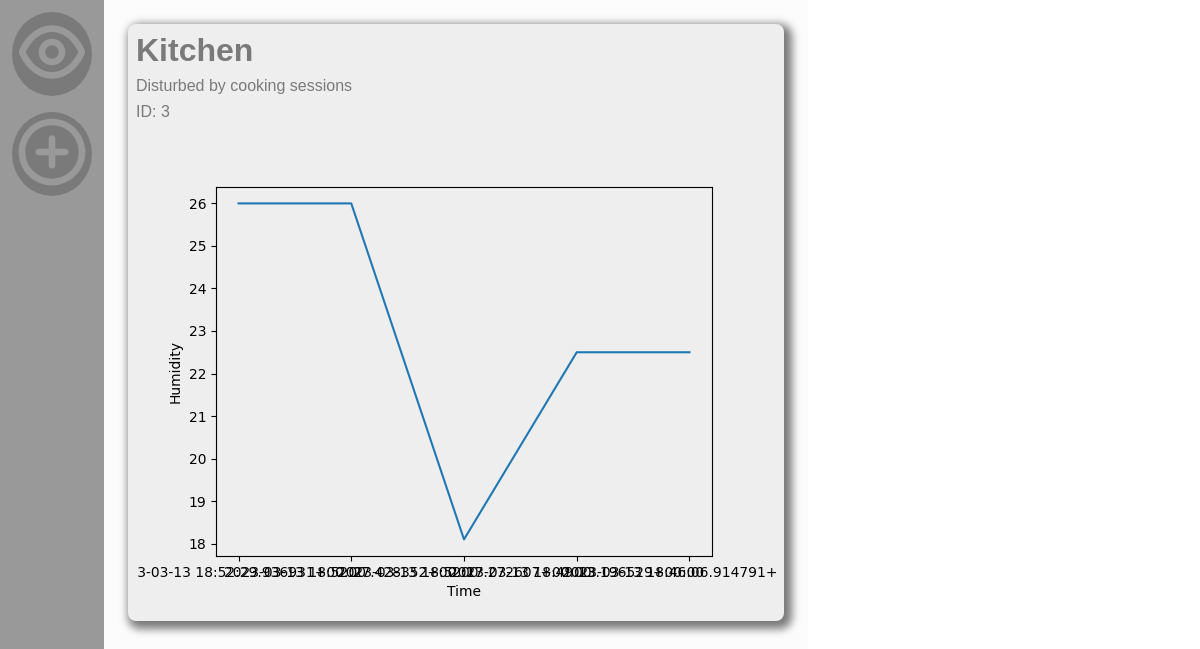
Screenshot of /sensors/3/ with the database file from the repository.
### models/models.py (models this page shows)
class Sensor(models.Model):
    data_type = models.CharField(max_length=100)
    location = models.CharField(max_length=100)
    description = models.TextField()

### sensors/views.py (the view)
# urls.py: path("<int:pk>/", views.view_sensor_detail, name="sensor_detail"),
def view_sensor_detail(request, pk):
    context = {'sensor' : get_sensor_details(pk)}
    return render(request, 'sensors/sensor_detail.html', context)

### sensors/views.py (called while the page is built)
def get_sensor_details(sensor_id):
    sensor = Sensor.objects.get(pk=sensor_id)
    sensor.sensor_data = sensor.sensordata_set.order_by('-timestamp')[:10]
    get_plot_data(sensor)
    return sensor

def get_plot_data(sensor):
    timestamps = [str(d.timestamp) for d in sensor.sensor_data]
    values = [d.data for d in sensor.sensor_data]
    fig, ax = plt.subplots()
    ax.plot(timestamps, values)
    ax.set_xlabel('Time')
    ax.set_ylabel(sensor.data_type)
    ax.set_facecolor('#eee')
    fig.set_facecolor('#eee')
    buf = io.BytesIO()
    fig.savefig(buf, format='png')
    buf.seek(0)
    image_png = buf.getvalue()
    graph = base64.b64encode(image_png)
    sensor.image = graph.decode('utf-8')
    buf.close()

### templates/sensors/sensor_detail.html (shortened to what this page needs)
{% extends 'base.html' %}
{% block content %}
<div class="content">
            <div class="block block-sensor">
                <div class="block-title">
                    {{ sensor.location }}
                </div>
                <div class="block-content">{{ sensor.description}}</div>
                <div class="block-content-">ID: {{sensor.pk}}</div>
                <div class="block-content block-image">
                    <img class="block-image">
                </div>
            </div>
</div>
{% endblock %}

### static/src/style.css (style rules this page uses)
:root { --P1: #273377; --P2: #3949ab; --P3: #606dbb; --S1: #7A7A7A; --S2: #999; --S3: #eee; }
body, html { margin: 0; height: 100vh; }
.content { padding: 24px; display: flex; flex-wrap: wrap; gap: 24px; background-color: #fcfcfc; color: var(--S1) }
.block { display: flex; flex-direction: column; gap: 8px; padding: 8px; border-radius: 8px; background-color: var(--S3); height: fit-content; box-shadow: 4px 4px 8px 4px var(--S1); }
.block-title { text-decoration: none; color: var(--S1); font-size: 32px; font-weight: bold; }

### rows the page displays
Sensor: location "Kitchen", description "Disturbed by cooking sessions", pk "3"
